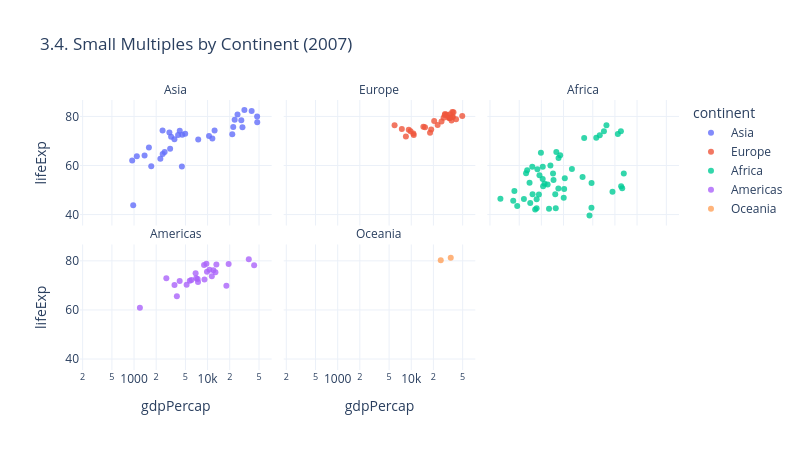

Here is the notebook cell this chart was saved with:
### Markdown cell above
## 3.4. Faceting (Small Multiples)
Faceting affords comparison by splitting the data into panels.

### Code cell
fig = px.scatter(
    gap.query("year == 2007"),
    x="gdpPercap", y="lifeExp",
    color="continent", facet_col="continent",
    facet_col_wrap=3, log_x=True, opacity=0.8,
    title="3.4. Small Multiples by Continent (2007)"
)
fig.for_each_annotation(lambda x: x.update(text=x.text.split("=")[-1]))
fig.update_layout(showlegend=True)
fig.show()

### Figure 1 — Plotly figure (JSON) as saved in the notebook; plotly's stock layout.template omitted (floating-point values rounded to 4 significant figures)
{"data": [{"hovertemplate": "continent=Asia<br>gdpPercap=%{x}<br>lifeExp=%{y}<extra></extra>", "legendgroup": "Asia", "marker": {"color": "#636efa", "opacity": 0.8, "symbol": "circle"}, "mode": "markers", "name": "Asia", "orientation": "v", "showlegend": true, "type": "scatter", "x": [974.6, 29800.0, 1391.0, 1714.0, 4959.0, 39720.0, 2452.0, 3541.0, 11610.0, 4471.0, 25520.0, 31660.0, 4519.0, 1593.0, 23350.0, 47310.0, 10460.0, 12450.0, 3096.0, 944.0, 1091.0, 22320.0, 2606.0, 3190.0, 21650.0, 47140.0, 3970.0, 4185.0, 28720.0, 7458.0, 2442.0, 3025.0, 2281.0], "xaxis": "x4", "y": [43.83, 75.64, 64.06, 59.72, 72.96, 82.21, 64.7, 70.65, 70.96, 59.55, 80.75, 82.6, 72.53, 67.3, 78.62, 77.59, 71.99, 74.24, 66.8, 62.07, 63.78, 75.64, 65.48, 71.69, 72.78, 79.97, 72.4, 74.14, 78.4, 70.62, 74.25, 73.42, 62.7], "yaxis": "y4"}, {"hovertemplate": "continent=Europe<br>gdpPercap=%{x}<br>lifeExp=%{y}<extra></extra>", "legendgroup": "Europe", "marker": {"color": "#EF553B", "opacity": 0.8, "symbol": "circle"}, "mode": "markers", "name": "Europe", "orientation": "v", "showlegend": true, "type": "scatter", "x": [5937.0, 36130.0, 33690.0, 7446.0, 10680.0, 14620.0, 22830.0, 35280.0, 33210.0, 30470.0, 32170.0, 27540.0, 18010.0, 36180.0, 40680.0, 28570.0, 9254.0, 36800.0, 49360.0, 15390.0, 20510.0, 10810.0, 9787.0, 18680.0, 25770.0, 28820.0, 33860.0, 37510.0, 8458.0, 33200.0], "xaxis": "x5", "y": [76.42, 79.83, 79.44, 74.85, 73.0, 75.75, 76.49, 78.33, 79.31, 80.66, 79.41, 79.48, 73.34, 81.76, 78.89, 80.55, 74.54, 79.76, 80.2, 75.56, 78.1, 72.48, 74.0, 74.66, 77.93, 80.94, 80.88, 81.7, 71.78, 79.42], "yaxis": "y5"}, {"hovertemplate": "continent=Africa<br>gdpPercap=%{x}<br>lifeExp=%{y}<extra></extra>", "legendgroup": "Africa", "marker": {"color": "#00cc96", "opacity": 0.8, "symbol": "circle"}, "mode": "markers", "name": "Africa", "orientation": "v", "showlegend": true, "type": "scatter", "x": [6223.0, 4797.0, 1441.0, 12570.0, 1217.0, 430.1, 2042.0, 706.0, 1704.0, 986.1, 277.6, 3633.0, 1545.0, 2082.0, 5581.0, 12150.0, 641.4, 690.8, 13210.0, 752.7, 1328.0, 942.7, 579.2, 1463.0, 1569.0, 414.5, 12060.0, 1045.0, 759.3, 1043.0, 1803.0, 10960.0, 3820.0, 823.7, 4811.0, 619.7, 2014.0, 7670.0, 863.1, 1598.0, 1712.0, 862.5, 926.1, 9270.0, 2602.0, 4513.0, 1107.0, 883.0, 7093.0, 1056.0, 1271.0, 469.7], "xaxis": "x6", "y": [72.3, 42.73, 56.73, 50.73, 52.3, 49.58, 50.43, 44.74, 50.65, 65.15, 46.46, 55.32, 48.33, 54.79, 71.34, 51.58, 58.04, 52.95, 56.73, 59.45, 60.02, 56.01, 46.39, 54.11, 42.59, 45.68, 73.95, 59.44, 48.3, 54.47, 64.16, 72.8, 71.16, 42.08, 52.91, 56.87, 46.86, 76.44, 46.24, 65.53, 63.06, 42.57, 48.16, 49.34, 58.56, 39.61, 52.52, 58.42, 73.92, 51.54, 42.38, 43.49], "yaxis": "y6"}, {"hovertemplate": "continent=Americas<br>gdpPercap=%{x}<br>lifeExp=%{y}<extra></extra>", "legendgroup": "Americas", "marker": {"color": "#ab63fa", "opacity": 0.8, "symbol": "circle"}, "mode": "markers", "name": "Americas", "orientation": "v", "showlegend": true, "type": "scatter", "x": [12780.0, 3822.0, 9066.0, 36320.0, 13170.0, 7007.0, 9645.0, 8948.0, 6025.0, 6873.0, 5728.0, 5186.0, 1202.0, 3548.0, 7321.0, 11980.0, 2749.0, 9809.0, 4173.0, 7409.0, 19330.0, 18010.0, 42950.0, 10610.0, 11420.0], "xaxis": "x", "y": [75.32, 65.55, 72.39, 80.65, 78.55, 72.89, 78.78, 78.27, 72.23, 74.99, 71.88, 70.26, 60.92, 70.2, 72.57, 76.19, 72.9, 75.54, 71.75, 71.42, 78.75, 69.82, 78.24, 76.38, 73.75], "yaxis": "y"}, {"hovertemplate": "continent=Oceania<br>gdpPercap=%{x}<br>lifeExp=%{y}<extra></extra>", "legendgroup": "Oceania", "marker": {"color": "#FFA15A", "opacity": 0.8, "symbol": "circle"}, "mode": "markers", "name": "Oceania", "orientation": "v", "showlegend": true, "type": "scatter", "x": [34440.0, 25190.0], "xaxis": "x2", "y": [81.23, 80.2], "yaxis": "y2"}], "layout": {"annotations": [{"font": {}, "showarrow": false, "text": "Americas", "x": 0.16, "xanchor": "center", "xref": "paper", "y": 0.465, "yanchor": "bottom", "yref": "paper"}, {"font": {}, "showarrow": false, "text": "Oceania", "x": 0.5, "xanchor": "center", "xref": "paper", "y": 0.465, "yanchor": "bottom", "yref": "paper"}, {"font": {}, "showarrow": false, "text": "Asia", "x": 0.16, "xanchor": "center", "xref": "paper", "y": 1.0, "yanchor": "bottom", "yref": "paper"}, {"font": {}, "showarrow": false, "text": "Europe", "x": 0.5, "xanchor": "center", "xref": "paper", "y": 1.0, "yanchor": "bottom", "yref": "paper"}, {"font": {}, "showarrow": false, "text": "Africa", "x": 0.84, "xanchor": "center", "xref": "paper", "y": 1.0, "yanchor": "bottom", "yref": "paper"}], "height": 450, "legend": {"title": {"text": "continent"}, "tracegroupgap": 0}, "showlegend": true, "title": {"text": "3.4. Small Multiples by Continent (2007)"}, "width": 800, "xaxis": {"anchor": "y", "domain": [0, 0.32], "title": {"text": "gdpPercap"}, "type": "log"}, "xaxis2": {"anchor": "y2", "domain": [0.34, 0.66], "matches": "x", "title": {"text": "gdpPercap"}, "type": "log"}, "xaxis3": {"anchor": "y3", "domain": [0.68, 1.0], "matches": "x", "title": {"text": "gdpPercap"}, "type": "log"}, "xaxis4": {"anchor": "y4", "domain": [0, 0.32], "matches": "x", "showticklabels": false, "type": "log"}, "xaxis5": {"anchor": "y5", "domain": [0.34, 0.66], "matches": "x", "showticklabels": false, "type": "log"}, "xaxis6": {"anchor": "y6", "domain": [0.68, 1.0], "matches": "x", "showticklabels": false, "type": "log"}, "yaxis": {"anchor": "x", "domain": [0, 0.465], "title": {"text": "lifeExp"}}, "yaxis2": {"anchor": "x2", "domain": [0, 0.465], "matches": "y", "showticklabels": false}, "yaxis3": {"anchor": "x3", "domain": [0, 0.465], "matches": "y", "showticklabels": false}, "yaxis4": {"anchor": "x4", "domain": [0.535, 1.0], "matches": "y", "title": {"text": "lifeExp"}}, "yaxis5": {"anchor": "x5", "domain": [0.535, 1.0], "matches": "y", "showticklabels": false}, "yaxis6": {"anchor": "x6", "domain": [0.535, 1.0], "matches": "y", "showticklabels": false}}}
